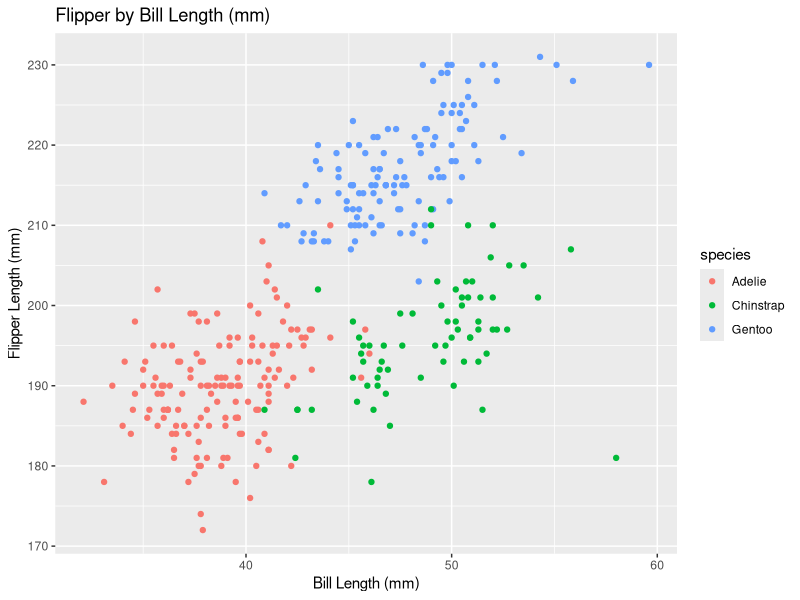
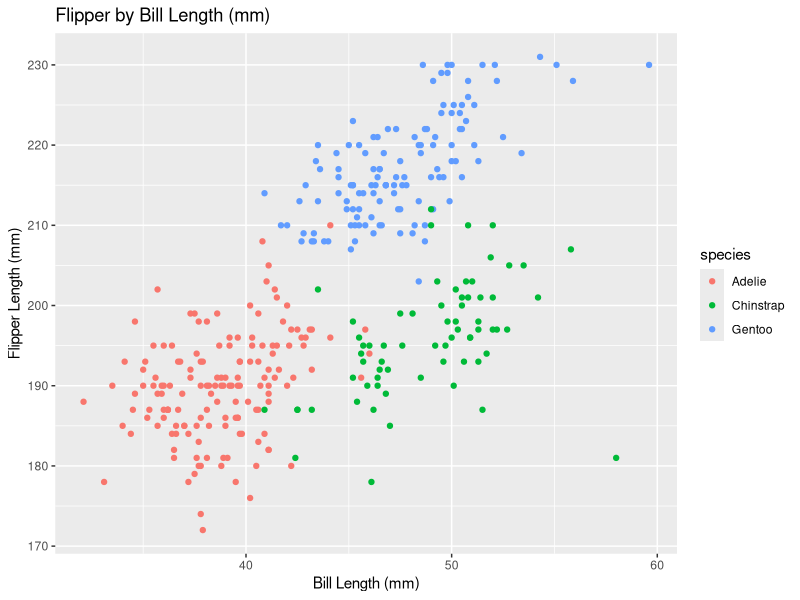

Here is the R script that generated these plots, in order:
## ---- chunk 1
library(tidyverse)
## ---- chunk 2

prob1_df <- 
  tibble (
    samp = rnorm(10),
    samp_gt_0 = samp >0, 
    char_vec = c("a", "b", "c", "d", "e", "f", "G", "h", "I", "j"),
    factor_vec = factor(c("low", "low", "low", "med", "med", "med", "med", "high", "high", "high"))
 
 ) 

## ---- chunk 3

mean(pull(prob1_df, samp))
mean(pull(prob1_df, samp_gt_0))
mean(pull(prob1_df, char_vec))
mean(pull(prob1_df, factor_vec))

## ---- chunk 4

as.numeric(pull(prob1_df, samp))
as.numeric(pull(prob1_df, samp_gt_0))
as.numeric(pull(prob1_df, char_vec))
as.numeric(pull(prob1_df, factor_vec))

## ---- chunk 5
#a. 
as.numeric(pull(prob1_df, samp_gt_0)) * pull(prob1_df, samp)
#b. 
as.factor (pull(prob1_df, samp_gt_0)) * pull(prob1_df, samp)
#c. 
as.factor(pull(prob1_df, samp_gt_0))
as.numeric(pull(prob1_df, samp_gt_0))*pull(prob1_df, samp)

list(prob1_df)

## ---- chunk 6

data("penguins", package = "palmerpenguins")

filter(penguins, sex=="male") %>% nrow()

## ---- chunk 7
library(ggplot2)

ggplot(data = penguins, mapping = aes(x = bill_length_mm, y=flipper_length_mm, color=species)) + geom_point() +
labs(x = "Bill Length (mm)", y = "Flipper Length (mm)")+
  ggtitle("Flipper by Bill Length (mm)")
## ---- chunk 8
ggsave("Scatter_plot_flipper_bill.pdf", height = 4, width = 6)

